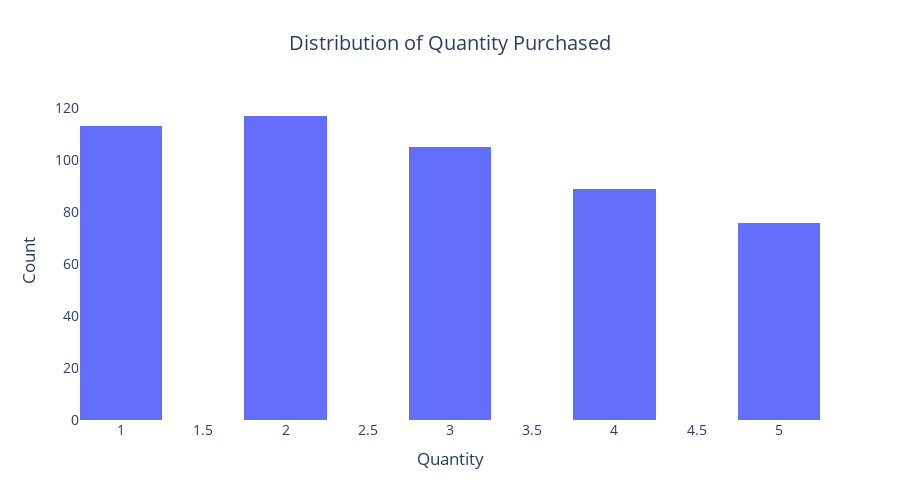

Notebook cell for this chart:
### Code cell
fig8 = px.histogram(df, x="Quantity", nbins=20, title="Distribution of Quantity Purchased")

fig8.update_layout(
    xaxis_title="Quantity",
    yaxis_title="Count",
    title_x=0.5,
    plot_bgcolor='rgba(0,0,0,0)',
    paper_bgcolor='white',
    font=dict(size=14),
    height=500
)
fig8.show()

### Figure 1 — Plotly figure (JSON) as saved in the notebook; plotly's stock layout.template omitted (floating-point values rounded to 4 significant figures; data arrays with more than 128 entries replaced by an {"elided": "..."} marker saying what was removed)
{"data": [{"bingroup": "x", "hovertemplate": "Quantity=%{x}<br>count=%{y}<extra></extra>", "legendgroup": "", "marker": {"color": "#636efa", "pattern": {"shape": ""}}, "name": "", "nbinsx": 20, "orientation": "v", "showlegend": false, "type": "histogram", "x": {"elided": "500 int values"}, "xaxis": "x", "yaxis": "y"}], "layout": {"barmode": "relative", "font": {"size": 14}, "height": 500, "legend": {"tracegroupgap": 0}, "paper_bgcolor": "white", "plot_bgcolor": "rgba(0,0,0,0)", "title": {"text": "Distribution of Quantity Purchased", "x": 0.5}, "xaxis": {"anchor": "y", "domain": [0, 1], "title": {"text": "Quantity"}}, "yaxis": {"anchor": "x", "domain": [0, 1], "title": {"text": "Count"}}}}
